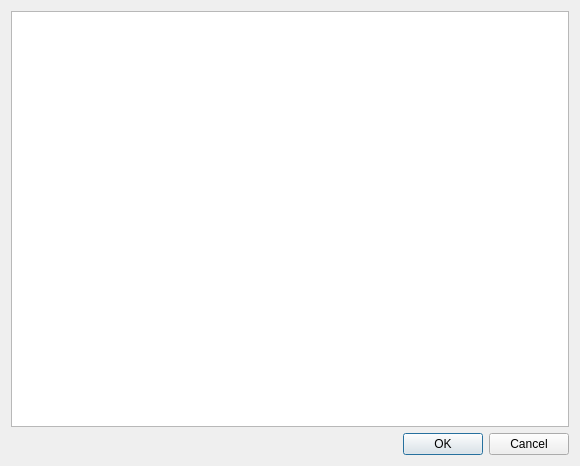
<?xml version="1.0" encoding="UTF-8"?>
<ui version="4.0">
 <class>IODialog</class>
 <widget class="QDialog" name="IODialog">
  <property name="geometry">
   <rect>
    <x>0</x>
    <y>0</y>
    <width>580</width>
    <height>466</height>
   </rect>
  </property>
  <property name="sizePolicy">
   <sizepolicy hsizetype="Expanding" vsizetype="Expanding">
    <horstretch>0</horstretch>
    <verstretch>0</verstretch>
   </sizepolicy>
  </property>
  <property name="windowTitle">
   <string>I/O diagram</string>
  </property>
  <layout class="QGridLayout" name="gridLayout">
   <item row="0" column="0">
    <widget class="QTextBrowser" name="textBrowser">
     <property name="sizePolicy">
      <sizepolicy hsizetype="Expanding" vsizetype="Expanding">
       <horstretch>0</horstretch>
       <verstretch>0</verstretch>
      </sizepolicy>
     </property>
    </widget>
   </item>
   <item row="1" column="0">
    <widget class="QDialogButtonBox" name="buttonBox">
     <property name="orientation">
      <enum>Qt::Horizontal</enum>
     </property>
     <property name="standardButtons">
      <set>QDialogButtonBox::Cancel|QDialogButtonBox::Ok</set>
     </property>
    </widget>
   </item>
  </layout>
 </widget>
 <resources/>
 <connections>
  <connection>
   <sender>buttonBox</sender>
   <signal>accepted()</signal>
   <receiver>IODialog</receiver>
   <slot>accept()</slot>
   <hints>
    <hint type="sourcelabel">
     <x>248</x>
     <y>254</y>
    </hint>
    <hint type="destinationlabel">
     <x>157</x>
     <y>274</y>
    </hint>
   </hints>
  </connection>
  <connection>
   <sender>buttonBox</sender>
   <signal>rejected()</signal>
   <receiver>IODialog</receiver>
   <slot>reject()</slot>
   <hints>
    <hint type="sourcelabel">
     <x>316</x>
     <y>260</y>
    </hint>
    <hint type="destinationlabel">
     <x>286</x>
     <y>274</y>
    </hint>
   </hints>
  </connection>
 </connections>
</ui>
